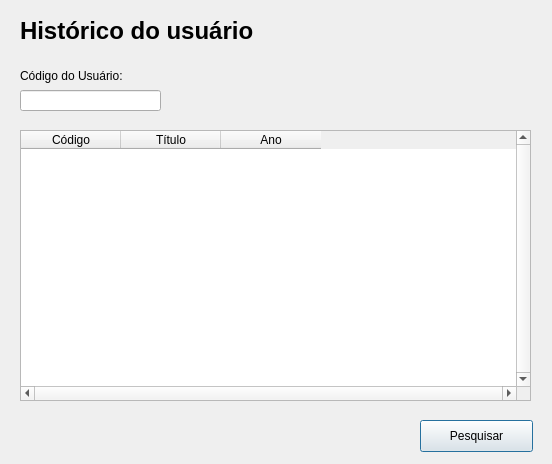
<?xml version="1.0" encoding="UTF-8"?>
<ui version="4.0">
 <class>HistoricoUsuario</class>
 <widget class="QDialog" name="HistoricoUsuario">
  <property name="geometry">
   <rect>
    <x>0</x>
    <y>0</y>
    <width>552</width>
    <height>464</height>
   </rect>
  </property>
  <property name="windowTitle">
   <string>Histórico de um usuário</string>
  </property>
  <widget class="QLabel" name="BigText">
   <property name="geometry">
    <rect>
     <x>20</x>
     <y>0</y>
     <width>591</width>
     <height>61</height>
    </rect>
   </property>
   <property name="font">
    <font>
     <pointsize>18</pointsize>
     <weight>75</weight>
     <bold>true</bold>
    </font>
   </property>
   <property name="text">
    <string>Histórico do usuário</string>
   </property>
  </widget>
  <widget class="QTableWidget" name="tabelaRelatorio">
   <property name="geometry">
    <rect>
     <x>20</x>
     <y>130</y>
     <width>511</width>
     <height>271</height>
    </rect>
   </property>
   <property name="frameShape">
    <enum>QFrame::StyledPanel</enum>
   </property>
   <property name="verticalScrollBarPolicy">
    <enum>Qt::ScrollBarAlwaysOn</enum>
   </property>
   <property name="horizontalScrollBarPolicy">
    <enum>Qt::ScrollBarAlwaysOn</enum>
   </property>
   <property name="sizeAdjustPolicy">
    <enum>QAbstractScrollArea::AdjustToContents</enum>
   </property>
   <property name="editTriggers">
    <set>QAbstractItemView::NoEditTriggers</set>
   </property>
   <property name="dragEnabled">
    <bool>false</bool>
   </property>
   <attribute name="horizontalHeaderShowSortIndicator" stdset="0">
    <bool>false</bool>
   </attribute>
   <attribute name="horizontalHeaderStretchLastSection">
    <bool>false</bool>
   </attribute>
   <column>
    <property name="text">
     <string>Código</string>
    </property>
   </column>
   <column>
    <property name="text">
     <string>Título</string>
    </property>
   </column>
   <column>
    <property name="text">
     <string>Ano</string>
    </property>
   </column>
  </widget>
  <widget class="QPushButton" name="pesquisarButton">
   <property name="geometry">
    <rect>
     <x>420</x>
     <y>420</y>
     <width>113</width>
     <height>32</height>
    </rect>
   </property>
   <property name="text">
    <string>Pesquisar</string>
   </property>
  </widget>
  <widget class="QLabel" name="codUsuarioText">
   <property name="geometry">
    <rect>
     <x>20</x>
     <y>50</y>
     <width>411</width>
     <height>51</height>
    </rect>
   </property>
   <property name="text">
    <string>Código do Usuário:</string>
   </property>
  </widget>
  <widget class="QLineEdit" name="codUsuarioInput">
   <property name="geometry">
    <rect>
     <x>20</x>
     <y>90</y>
     <width>141</width>
     <height>21</height>
    </rect>
   </property>
  </widget>
 </widget>
 <resources/>
 <connections/>
</ui>
